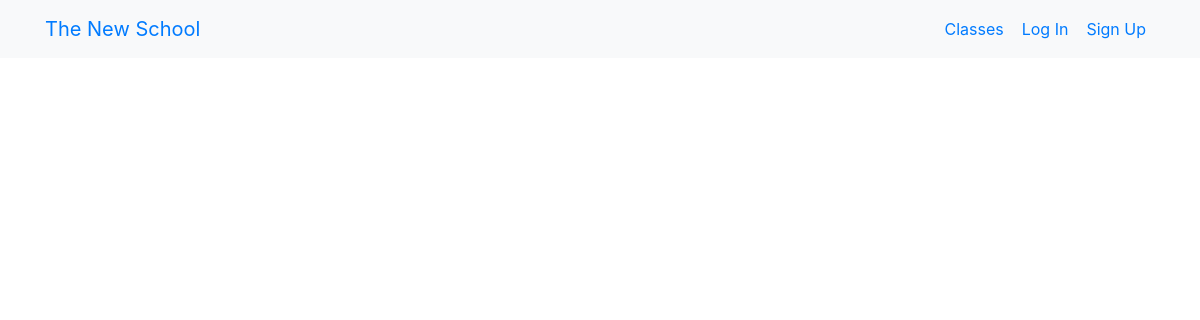
The app's page /posts/, older data.
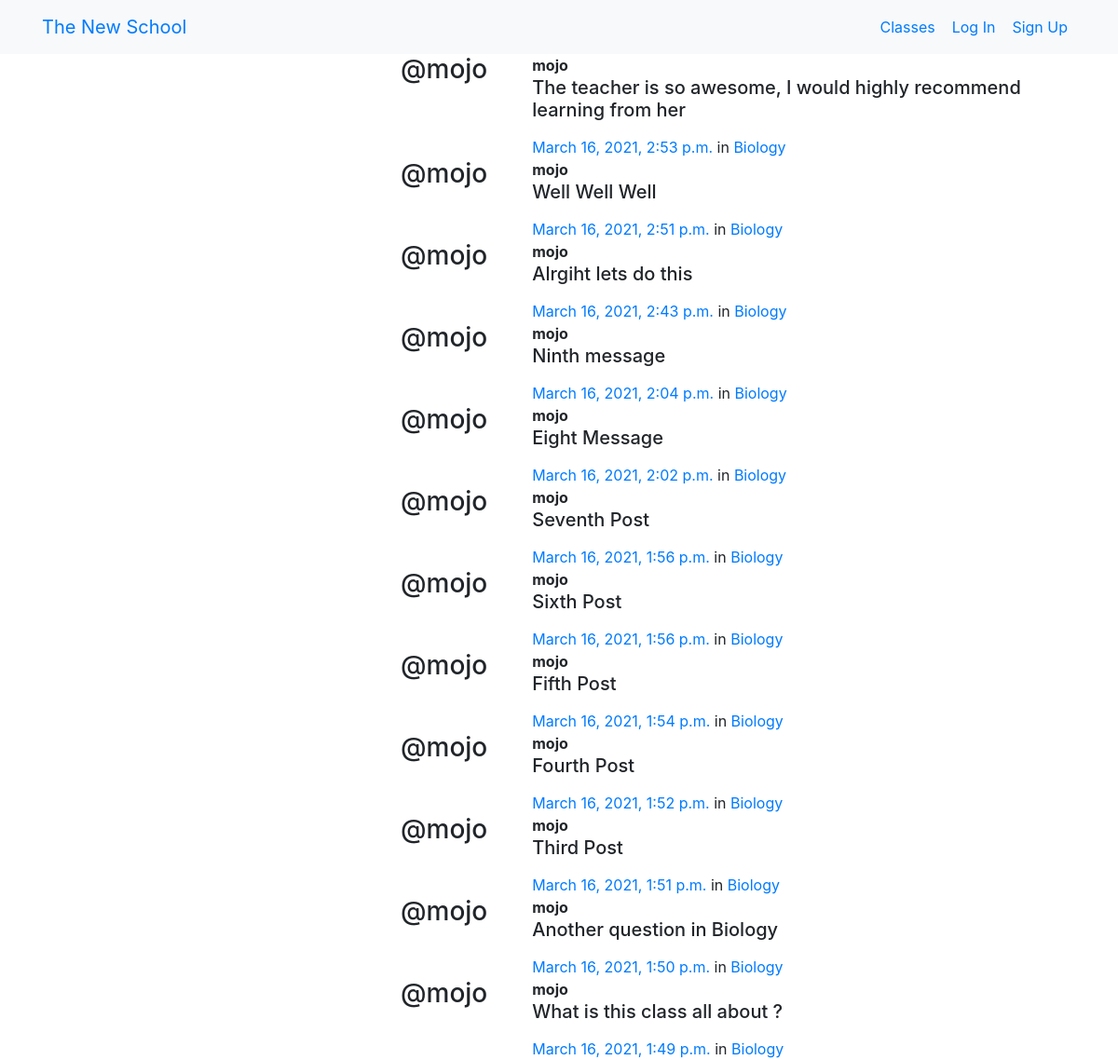
The same page, newer data.
### posts/models.py (models this page shows, shortened)
class Post(models.Model):
    user = models.ForeignKey(User, related_name='posts',
                             on_delete=models.CASCADE)
    created_at = models.DateTimeField(auto_now=True)
    message = models.TextField()
    message_html = models.TextField(editable=False)
    group = models.ForeignKey(
        Group, related_name='posts', null=True, blank=True, on_delete=models.CASCADE)
    class Meta:
        ordering = ['-created_at']
        unique_together = ['user', 'message']

### groups/models.py (models this page shows, shortened)
class Group(models.Model):
    name = models.CharField(max_length=255, unique=True)
    slug = models.SlugField(allow_unicode=True, unique=True)
    description = models.TextField(blank=True, default='')
    description_html = models.TextField(editable=False, default='', blank=True)
    members = models.ManyToManyField(User, through='GroupMember')
    class Meta:
        ordering = ['name']

### posts/views.py (the view)
# urls.py: path('', views.PostList.as_view(), name="all"),
class PostList(SelectRelatedMixin, generic.ListView):
    model = models.Post
    select_related = ('user', 'group')

### posts/templates/posts/post_list.html (shortened to what this page needs)
{% extends "posts/post_base.html" %}
{% block prepost %}
    <div class="col-md-4">
    </div>
{% endblock %}
{% block post_content %}
<div class="col-md-8">
    {% for post in post_list %}
        {% include "posts/_post.html" %}
    {% endfor %}
</div>
{% endblock %}

### posts/templates/posts/_post.html (shortened to what this page needs)
<div class="post media">
    <h3 class="mr-5">@{{ post.user.username }}</h3>
    <div class="media-body">
        <strong>{{post.user.username}}</strong>
        <h5>{{ post.message_html | safe}}</h5>
        <time class="time">
            <a href="{% url 'posts:single' username=post.user.username pk=post.pk %}">{{ post.created_at }}</a>
            {% if post.group %}
            <span class="group-name">
                in <a href="#">{{ post.group.name }}</a>
            </span>
            {% endif %}
        </time>
    </div>
</div>

Row changes from the older to the newer data that the page shows:
added Post: user.username "mojo", message_html "The teacher is so awesome, I would highly recommend learning from her", created_at "March 16, 2021, 2:53 p.m.", group.name "Biology"
added Post: user.username "mojo", message_html "Well Well Well", created_at "March 16, 2021, 2:51 p.m.", group.name "Biology"
added Post: user.username "mojo", message_html "Alrgiht lets do this", created_at "March 16, 2021, 2:43 p.m.", group.name "Biology"
added Post: user.username "mojo", message_html "Ninth message", created_at "March 16, 2021, 2:04 p.m.", group.name "Biology"
added Post: user.username "mojo", message_html "Eight Message", created_at "March 16, 2021, 2:02 p.m.", group.name "Biology"
added Post: user.username "mojo", message_html "Seventh Post", created_at "March 16, 2021, 1:56 p.m.", group.name "Biology"
added Post: user.username "mojo", message_html "Sixth Post", created_at "March 16, 2021, 1:56 p.m.", group.name "Biology"
added Post: user.username "mojo", message_html "Fifth Post", created_at "March 16, 2021, 1:54 p.m.", group.name "Biology"
added Post: user.username "mojo", message_html "Fourth Post", created_at "March 16, 2021, 1:52 p.m.", group.name "Biology"
added Post: user.username "mojo", message_html "Third Post", created_at "March 16, 2021, 1:51 p.m.", group.name "Biology"
added Post: user.username "mojo", message_html "Another question in Biology", created_at "March 16, 2021, 1:50 p.m.", group.name "Biology"
added Post: user.username "mojo", message_html "What is this class all about ?", created_at "March 16, 2021, 1:49 p.m.", group.name "Biology"
